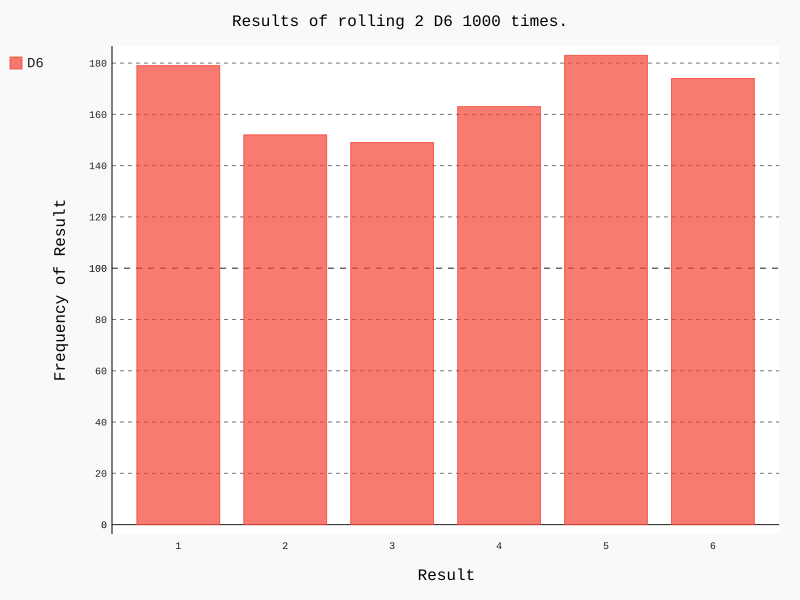

Reproduce this figure in Python.
from dieMB import Die
import matplotlib.pyplot as plt
import pygal

# create a D6
die_1 = Die(6)
# die_2 = Die(6)

# roll die some times, and store the result in a list
results = []
for roll_number in range(1000):
    #result = die_1.roll() + die_2.roll()
    result = die_1.roll()
    results.append(result)

# analize the resultes
frequencies = []
#max_result = die_1.number_sides * die_2.number_sides
raw_result = {}
my_range = list(set(sorted(results)))
for value in my_range:
    frequencey = results.count(value)
    frequencies.append(frequencey)

    """
    print the raw results to reference
    """
    raw_result[value] = frequencey
print(raw_result)

# visualize the result
hist = pygal.Bar()

hist.title = "Results of rolling 2 D6 1000 times."
hist.x_labels = [i for i in my_range]
hist.x_title = "Result"
hist.y_title = "Frequency of Result"

hist.add('D6', frequencies)
hist.render_to_file('dice_visual.svg')



#plt.scatter(my_range, frequencies, s=15)
plt.plot(my_range, frequencies)
plt.show()
